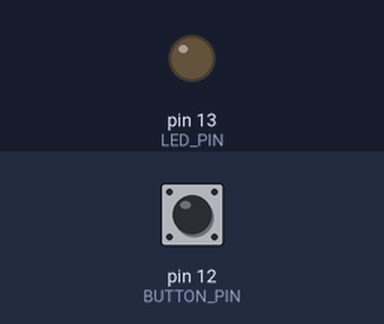
Recording of a sketch running on a simulated Arduino Uno, built with avr-gcc and run on an emulated ATmega328P. On the bench: output pins drawn as LEDs (lit = HIGH). The inputs (shaded band) are chosen by the test bench; at power-on: pin 12 (BUTTON_PIN) LOW. What the sketch prints to the serial monitor is not drawn.

Above: at 1.2 s.
1.3 s: pin 12 (BUTTON_PIN) pulled HIGH for 0.15 s
At 1.38 s:
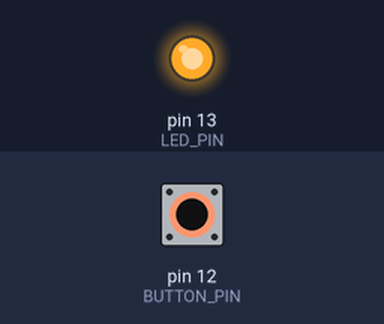
2.9 s: pin 12 (BUTTON_PIN) pulled HIGH for 3.2 s
At 7.1 s:
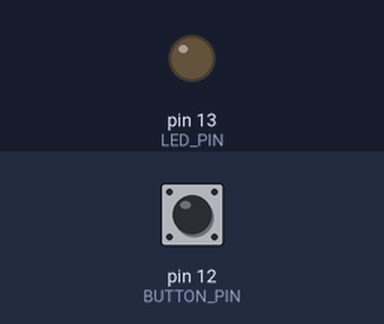
Timing chart, 0 to 8.6 s (numbered marks = the images above; inputs shaded):
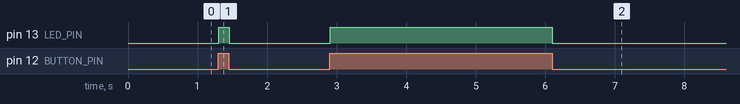

The sketch:

LEDSwitch.ino
```cpp
class LED
{
  private: int pin;
  public:
  	// Default constructor
  	LED()
    {
      this->pin = 13;
    }

  	// Modified Constructor
  	LED(int pin)
    {
      // If pin is in between 0 and 13 (start and end included)
      if (pin >= 0 && pin <= 13)
      {
        // This constructor declares a pin number.
      	this->pin = pin;
      }
      else
      {
       	// This constructor declares a pin number with 13 as default.
        this->pin = 13;
      }
    }

  	// Getter
  	int getPin()
    {
      return this->pin;
    }

  	// Setter
  	void setPin(int pin)
    {
      this->pin = pin;
      Serial.println("LED Pin now is connected to D" + String(this->pin));
    }

  	// Member Functions
  	void initialize()
    {
      pinMode(this->pin, OUTPUT);
      digitalWrite(this->pin, LOW);
      Serial.println("LED Pin connected to D" + String(this->pin));
      Serial.println("D" + String(this->pin) + " is declared as Digital Output.");
    }
};
class Button
{
  private: int pin;
  public:
  	// Default constructor
  	Button()
    {
      this->pin = 13;
    }

  	// Modified Constructor
  	Button(int pin)
    {
      // If pin is in between 0 and 13 (start and end included)
      if (pin >= 0 && pin <= 13)
      {
        // This constructor declares a pin number.
      	this->pin = pin;
      }
      else
      {
       	// This constructor declares a pin number with 13 as default.
        this->pin = 13;
      }
    }

  	// Getter
  	int getPin()
    {
      return this->pin;
    }

  	// Setter
  	void setPin(int pin)
    {
      this->pin = pin;
      Serial.println("Button Pin now is connected to D" + String(this->pin));
    }

  	// Member Functions
  	void initialize()
    {
      Serial.println("Button Pin connected to D" + String(this->pin));
      Serial.println("D" + String(this->pin) + " is declared as Digital Input.");
      pinMode(this->pin, INPUT);
    }
};

// Constant Declarations
#define LED_PIN 13
#define BUTTON_PIN 12

// Variable Declarations
int buttonState = 0;

// Object Declarations
LED led(LED_PIN);
Button button(BUTTON_PIN);

void setup()
{
  // Code defined here will be executed first.
  Serial.begin(9600);
  led.initialize();
  button.initialize();
}

void loop()
{
  buttonState = digitalRead(button.getPin());
  Serial.println(buttonState);

  // If button is pressed (buttonState == 0), then turn off LED.
  if (buttonState == 0)
  {
    digitalWrite(led.getPin(), LOW);
  }
  // Else, turn on LED.
  else
  {
    digitalWrite(led.getPin(), HIGH);
  }
}
```

Measured:
- after the input at 1.3 s, pin 13 (LED_PIN): LOW → HIGH at once, → LOW 0.15 s later
- after the input at 2.9 s, pin 13 (LED_PIN): LOW → HIGH at once, → LOW 3.2 s later
